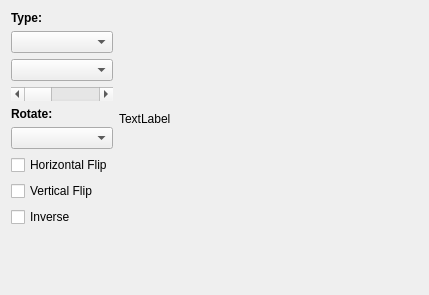
<?xml version="1.0" encoding="UTF-8"?>
<ui version="4.0">
 <class>SetupTabPrepare</class>
 <widget class="QWidget" name="SetupTabPrepare">
  <property name="geometry">
   <rect>
    <x>0</x>
    <y>0</y>
    <width>429</width>
    <height>295</height>
   </rect>
  </property>
  <property name="windowTitle">
   <string>Prepare</string>
  </property>
  <layout class="QVBoxLayout" name="verticalLayout_2">
   <item>
    <layout class="QHBoxLayout" name="horizontalLayout">
     <item>
      <layout class="QVBoxLayout" name="verticalLayout">
       <item>
        <widget class="QLabel" name="label_4">
         <property name="font">
          <font>
           <weight>75</weight>
           <bold>true</bold>
          </font>
         </property>
         <property name="text">
          <string>Type:</string>
         </property>
        </widget>
       </item>
       <item>
        <widget class="QComboBox" name="comboBoxConversionType">
         <property name="sizePolicy">
          <sizepolicy hsizetype="Preferred" vsizetype="Fixed">
           <horstretch>0</horstretch>
           <verstretch>0</verstretch>
          </sizepolicy>
         </property>
        </widget>
       </item>
       <item>
        <widget class="QComboBox" name="comboBoxMonochromeType">
         <property name="sizePolicy">
          <sizepolicy hsizetype="Preferred" vsizetype="Fixed">
           <horstretch>0</horstretch>
           <verstretch>0</verstretch>
          </sizepolicy>
         </property>
        </widget>
       </item>
       <item>
        <widget class="QScrollBar" name="horizontalScrollBarEdge">
         <property name="sizePolicy">
          <sizepolicy hsizetype="Preferred" vsizetype="Fixed">
           <horstretch>0</horstretch>
           <verstretch>0</verstretch>
          </sizepolicy>
         </property>
         <property name="maximum">
          <number>255</number>
         </property>
         <property name="orientation">
          <enum>Qt::Horizontal</enum>
         </property>
        </widget>
       </item>
       <item>
        <widget class="QLabel" name="label_11">
         <property name="font">
          <font>
           <weight>75</weight>
           <bold>true</bold>
          </font>
         </property>
         <property name="text">
          <string>Rotate:</string>
         </property>
        </widget>
       </item>
       <item>
        <widget class="QComboBox" name="comboBoxRotate">
         <property name="sizePolicy">
          <sizepolicy hsizetype="Preferred" vsizetype="Fixed">
           <horstretch>0</horstretch>
           <verstretch>0</verstretch>
          </sizepolicy>
         </property>
        </widget>
       </item>
       <item>
        <widget class="QCheckBox" name="checkBoxFlipHorizontal">
         <property name="sizePolicy">
          <sizepolicy hsizetype="Preferred" vsizetype="Fixed">
           <horstretch>0</horstretch>
           <verstretch>0</verstretch>
          </sizepolicy>
         </property>
         <property name="text">
          <string>Horizontal Flip</string>
         </property>
        </widget>
       </item>
       <item>
        <widget class="QCheckBox" name="checkBoxFlipVertical">
         <property name="sizePolicy">
          <sizepolicy hsizetype="Preferred" vsizetype="Fixed">
           <horstretch>0</horstretch>
           <verstretch>0</verstretch>
          </sizepolicy>
         </property>
         <property name="text">
          <string>Vertical Flip</string>
         </property>
        </widget>
       </item>
       <item>
        <widget class="QCheckBox" name="checkBoxInverse">
         <property name="sizePolicy">
          <sizepolicy hsizetype="Preferred" vsizetype="Fixed">
           <horstretch>0</horstretch>
           <verstretch>0</verstretch>
          </sizepolicy>
         </property>
         <property name="text">
          <string>Inverse</string>
         </property>
        </widget>
       </item>
      </layout>
     </item>
     <item>
      <widget class="QLabel" name="labelScanningOrder">
       <property name="sizePolicy">
        <sizepolicy hsizetype="Expanding" vsizetype="Preferred">
         <horstretch>0</horstretch>
         <verstretch>0</verstretch>
        </sizepolicy>
       </property>
       <property name="text">
        <string notr="true">TextLabel</string>
       </property>
      </widget>
     </item>
    </layout>
   </item>
   <item>
    <spacer name="verticalSpacer">
     <property name="orientation">
      <enum>Qt::Vertical</enum>
     </property>
     <property name="sizeHint" stdset="0">
      <size>
       <width>20</width>
       <height>22</height>
      </size>
     </property>
    </spacer>
   </item>
  </layout>
 </widget>
 <resources/>
 <connections/>
</ui>
